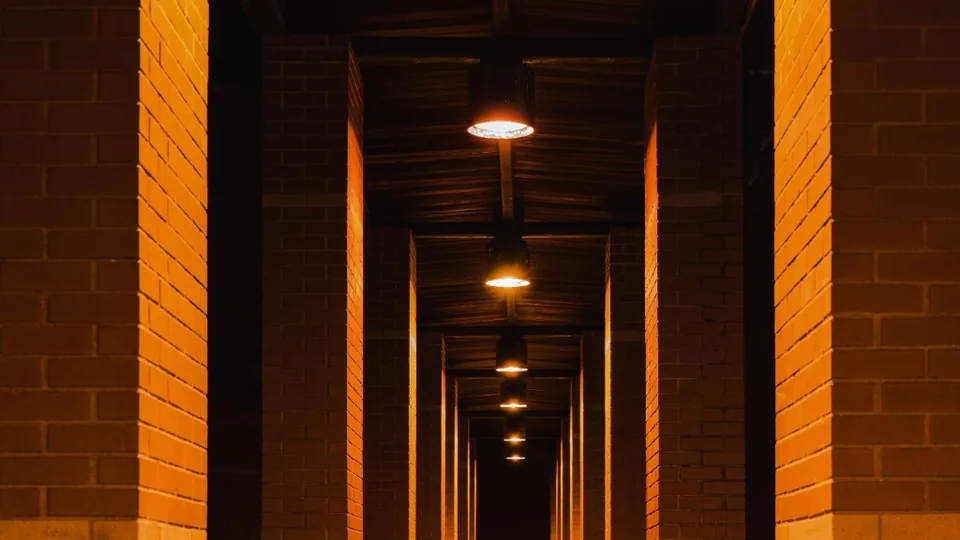
#> input picture assets/guides/how-often-to-test-emergency-lighting.webp, 960 x 540 px
$ python generate-og-images.py
#> lines starting #> are read from the running program, lines starting #| are printed output that depends on the picture
#> in main, img is the input picture: PIL image 960x540 RGB; mean R, G, B 76.6, 36.2, 7.2
"""Generate 1200x630 Open Graph PNGs from guide heroes and template previews."""
from pathlib import Path

from PIL import Image

ROOT = Path(__file__).resolve().parents[1]
OG = ROOT / "assets" / "og"
OG.mkdir(parents=True, exist_ok=True)
TARGET = (1200, 630)

GUIDE_SOURCES = {
    "how-often-to-test-emergency-lighting": ROOT
    / "assets/guides/how-often-to-test-emergency-lighting.webp",
    "how-to-do-monthly-emergency-lighting-test": ROOT
    / "assets/guides/how-to-do-monthly-emergency-lighting-test.webp",
    "how-to-run-annual-emergency-lighting-duration-test": ROOT
    / "assets/guides/how-to-run-annual-emergency-lighting-duration-test.webp",
    "visit-report-vs-certificate-vs-logbook": ROOT
    / "assets/guides/visit-report-vs-certificate-vs-logbook.webp",
    "emergency-lighting-logbook-uk": ROOT / "assets/guides/emergency-lighting-logbook-uk.webp",
    "living-site-register": ROOT / "assets/guides/living-site-register.webp",
    "emergency-lighting-testing-software-uk": ROOT
    / "assets/guides/emergency-lighting-testing-software-uk.webp",
    "guides-hub": ROOT / "assets/guides/emergency-lighting-testing-software-uk.webp",
    "resources-hub": ROOT / "assets/paperwork-templates/periodic-certificate-template-p1.png",
    "emergency-lighting-certificate-template": ROOT
    / "assets/paperwork-templates/periodic-certificate-template-p1.png",
    "emergency-lighting-periodic-inspection-report-template": ROOT
    / "assets/paperwork-templates/periodic-inspection-report-template-p1.png",
}


def cover_crop(img: Image.Image, size: tuple[int, int]) -> Image.Image:
#> called with size = (1200, 630)
    target_w, target_h = size
    target_ratio = target_w / target_h
    src_w, src_h = img.size
#> src_w = 960; src_h = 540
    src_ratio = src_w / src_h
#> src_ratio = 1.78
    if src_ratio > target_ratio:
        new_h = src_h
        new_w = int(src_h * target_ratio)
    else:
        new_w = src_w
#> new_w = 960
        new_h = int(src_w / target_ratio)
#> new_h = 504
    left = (src_w - new_w) // 2
#> left = 0
    top = (src_h - new_h) // 2
#> top = 18
    cropped = img.crop((left, top, left + new_w, top + new_h))
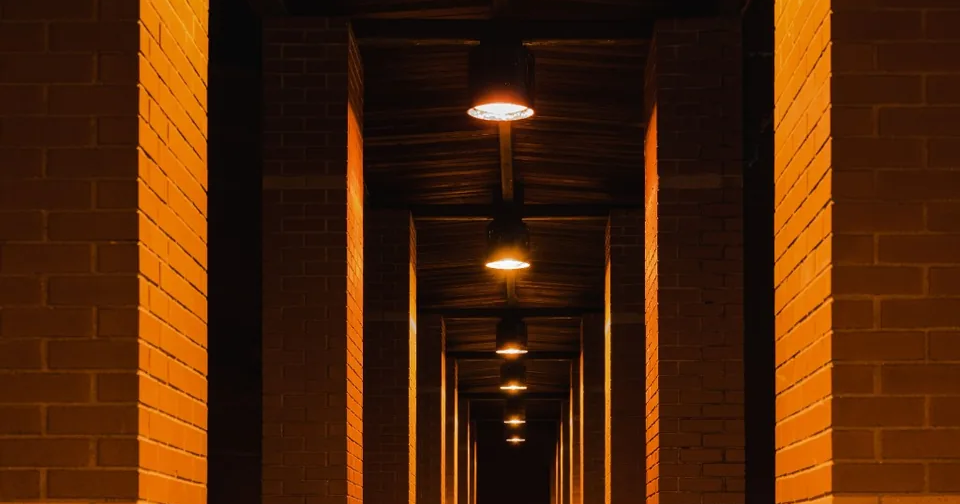
#> cropped: PIL image 960x504 RGB; mean R, G, B 76, 35.7, 7.2
    return cropped.resize(size, Image.Resampling.LANCZOS)


def main() -> None:
    for name, source in GUIDE_SOURCES.items():
        if not source.is_file():
            print(f"skip (missing): {source}")
            continue
        img = Image.open(source).convert("RGB")
        out = OG / f"{name}.png"
        cover_crop(img, TARGET).save(out, optimize=True)
        print(f"wrote {out.relative_to(ROOT)}")
#> pass 2 of the loop in main, `for name, source in GUIDE_SOURCES.items():`:
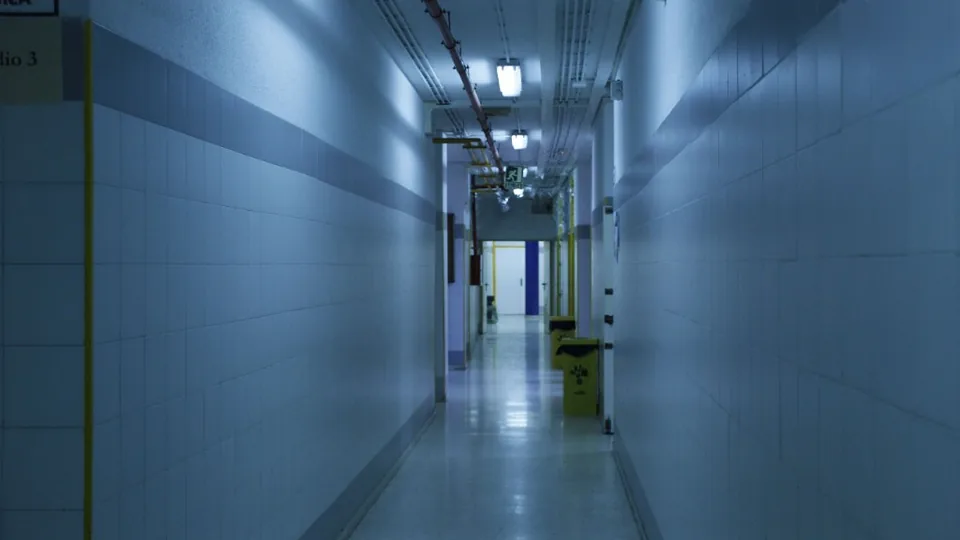
#> input picture assets/guides/how-to-do-monthly-emergency-lighting-test.webp, 960 x 540 px
#> in main, img is the input picture: PIL image 960x540 RGB; mean R, G, B 64.1, 94.4, 120.1
#> in cover_crop (call 2), `cropped = img.crop((left, top, left + new_w, top + new_h))`:
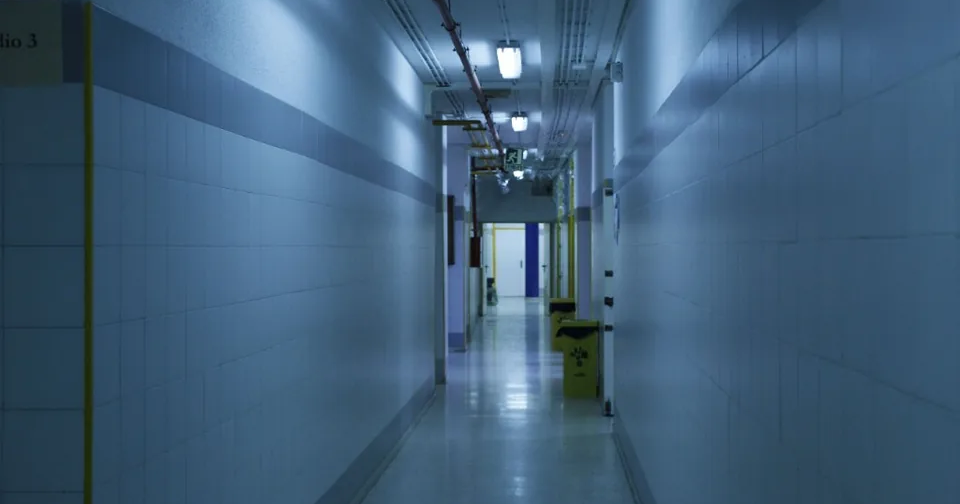
#> cropped: PIL image 960x504 RGB; mean R, G, B 64.7, 95, 120.8
#> pass 3 of the loop in main, `for name, source in GUIDE_SOURCES.items():`:
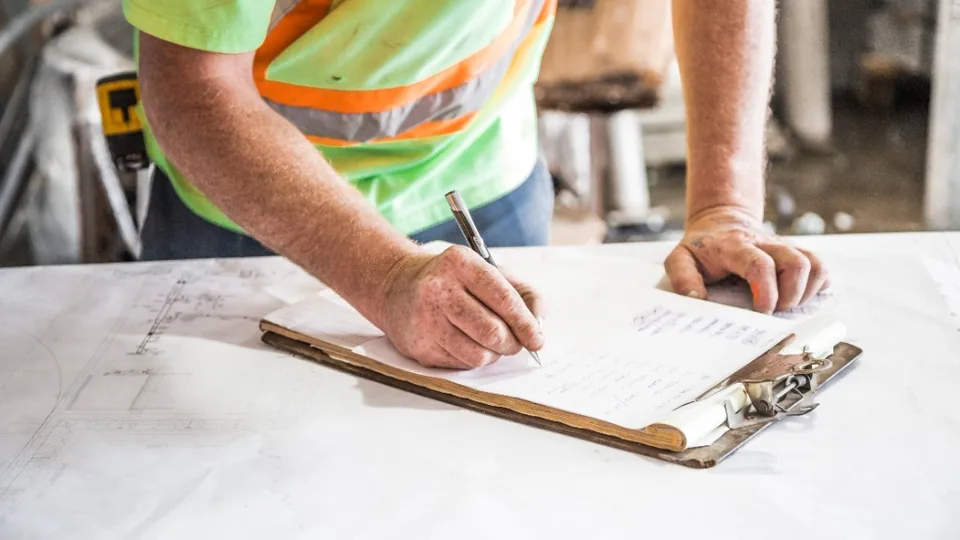
#> input picture assets/guides/how-to-run-annual-emergency-lighting-duration-test.webp, 960 x 540 px
#> in main, img is the input picture: PIL image 960x540 RGB; mean R, G, B 189.6, 178, 165.8
#> in cover_crop (call 3), `cropped = img.crop((left, top, left + new_w, top + new_h))`:
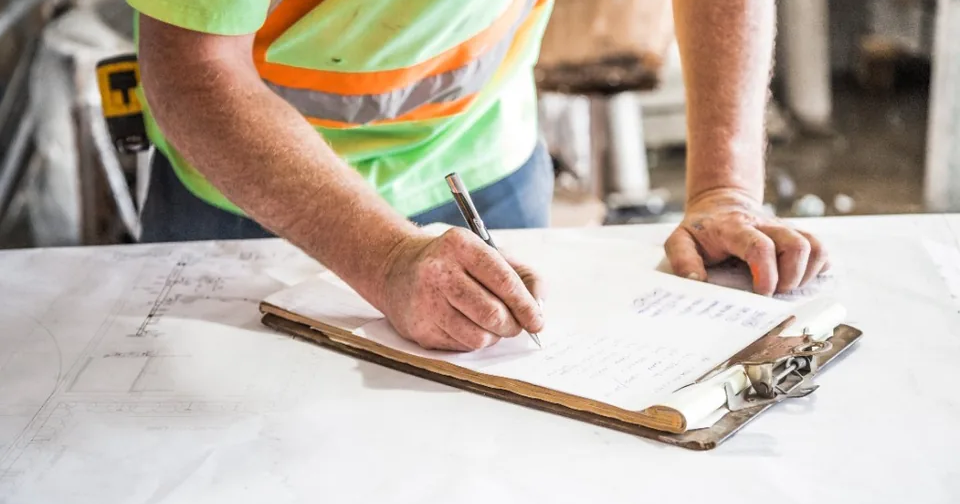
#> cropped: PIL image 960x504 RGB; mean R, G, B 188.8, 176.8, 164.9
#> the loop made 11 passes; the first 3 are shown


if __name__ == "__main__":
    main()
